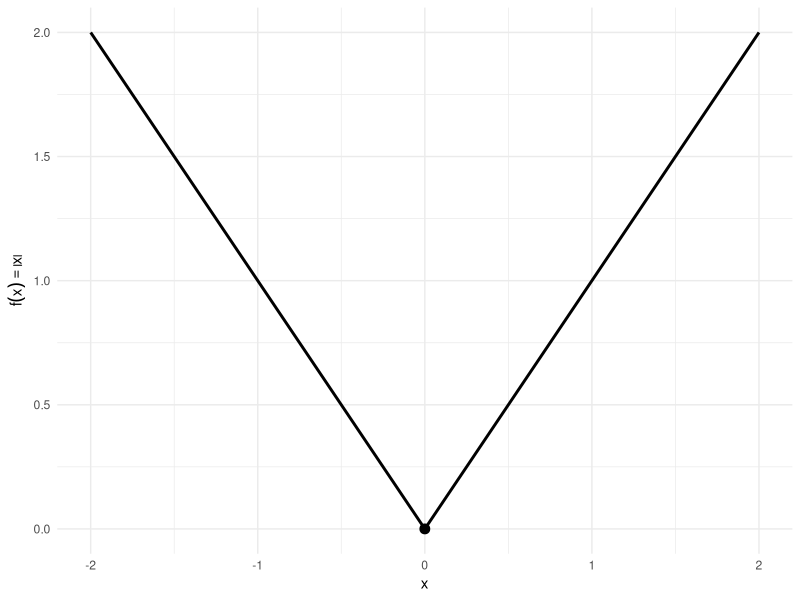

This figure's R source:
## ---- chunk 1
#| label: abs-value-code
#| code-fold: true
ggplot2::ggplot() +
  ggplot2::geom_function(fun = abs, xlim = c(-2, 2), linewidth = 1) +
  ggplot2::geom_point(ggplot2::aes(x = 0, y = 0), size = 3) +
  ggplot2::labs(x = "x", y = expression(f(x) == abs(x))) +
  ggplot2::theme_minimal()
